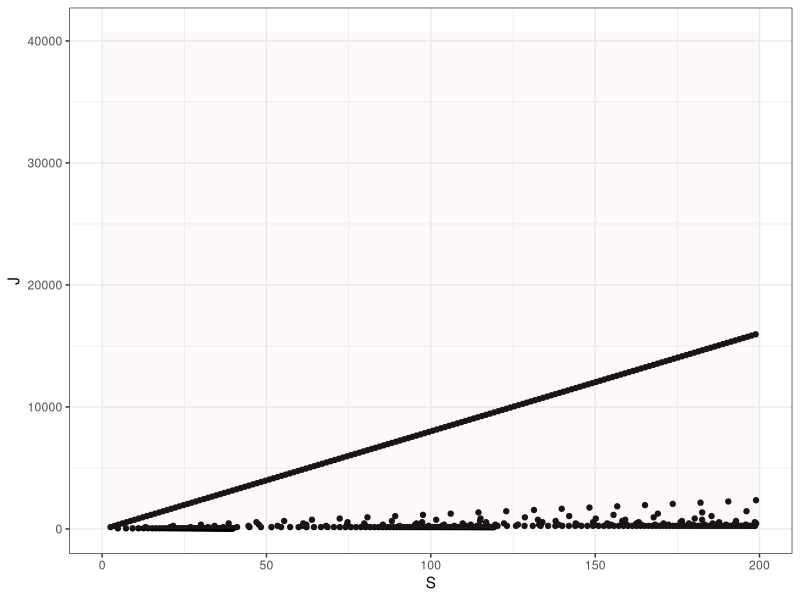
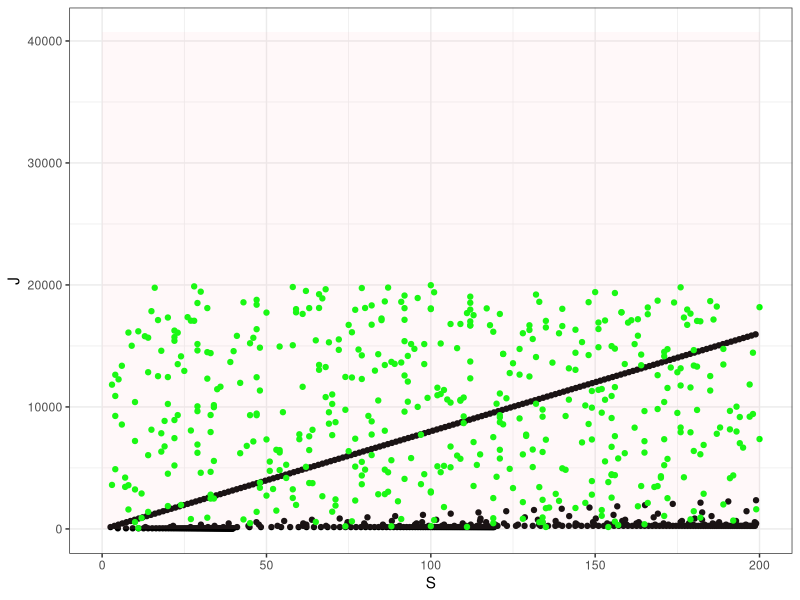

Reproduce these figures in R, in order.
library(dplyr)
library(ggplot2)
theme_set(theme_bw())

easy_pars <- read.csv(here::here("easy_pars.csv"))

easy_pars <- filter(easy_pars, S < 200, S > 2)



ggplot(easy_pars, aes(S, J)) + 
  geom_point() +
  geom_ribbon(aes(x = seq(0, 200, length.out = 517), ymin = 0, ymax = 40700), inherit.aes = F, alpha = .1, fill = "pink")

# Yeah see this is weird.

#p_table <- readRDS(here::here("ptables", "masterp_tall.Rds"))

# One option would be to sample literally at random in this space...

set.seed(1988)

random_richness = sample.int(200, size = 500, replace = TRUE)

random_abundance = sample.int(20000, size = 500, replace = TRUE)

new_pars <- data.frame(
  richness = random_richness,
  abundance = random_abundance
)

new_pars <- new_pars %>%
  filter(richness + 1 < abundance,
         richness > 2 ) %>%
  distinct()


ggplot(easy_pars, aes(S, J)) + 
  geom_point() +
  geom_point(data = new_pars, aes(richness, abundance), color = "green") +
  geom_ribbon(aes(x = seq(0, 200, length.out = 517), ymin = 0, ymax = 40700), inherit.aes = F, alpha = .1, fill = "pink")

write.csv(new_pars, "dense_pars.csv", row.names = F)

